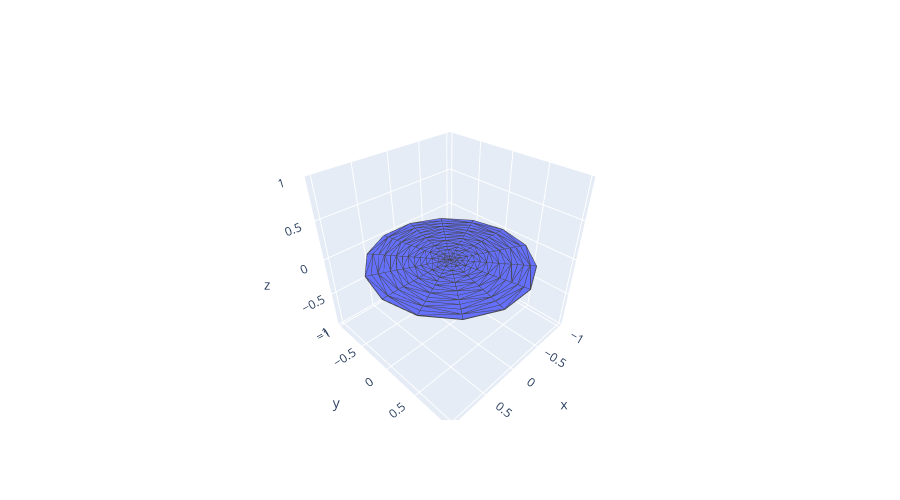

Notebook code for this chart:
### Code cell
fig = plotMeshPlotly(points_disk,tri_disk.triangles)
fig.show()
pio.write_image(fig, 'disk_triangulation.pdf', format='pdf')

### Figure 1 — Plotly figure (JSON) as saved in the notebook; plotly's stock layout.template omitted (floating-point values rounded to 4 significant figures; data arrays with more than 128 entries replaced by an {"elided": "..."} marker saying what was removed)
{"data": [{"i": {"elided": "392 int values"}, "j": {"elided": "392 int values"}, "k": {"elided": "392 int values"}, "type": "mesh3d", "x": {"elided": "225 float values"}, "y": {"elided": "225 float values"}, "z": {"elided": "225 int values"}}, {"line": {"color": "rgb(70,70,70)", "width": 2}, "mode": "lines", "name": "", "type": "scatter3d", "x": {"elided": "1960 float values"}, "y": {"elided": "1960 float values"}, "z": {"elided": "1960 int values"}}], "layout": {"height": 500, "scene": {"aspectratio": {"x": 1, "y": 1, "z": 1}}}}
